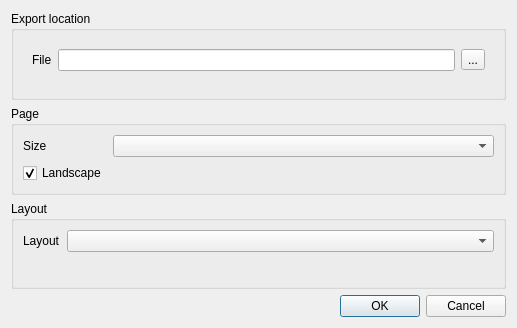
<?xml version="1.0" encoding="UTF-8"?>
<ui version="4.0">
 <class>PlotExportDialog</class>
 <widget class="QDialog" name="PlotExportDialog">
  <property name="geometry">
   <rect>
    <x>0</x>
    <y>0</y>
    <width>517</width>
    <height>328</height>
   </rect>
  </property>
  <property name="windowTitle">
   <string>Export plots to PDF</string>
  </property>
  <layout class="QGridLayout" name="gridLayout">
   <item row="5" column="0">
    <widget class="QDialogButtonBox" name="buttonBox">
     <property name="orientation">
      <enum>Qt::Horizontal</enum>
     </property>
     <property name="standardButtons">
      <set>QDialogButtonBox::Cancel|QDialogButtonBox::Ok</set>
     </property>
    </widget>
   </item>
   <item row="0" column="0">
    <widget class="QGroupBox" name="groupBox_2">
     <property name="title">
      <string>Export location</string>
     </property>
     <layout class="QFormLayout" name="formLayout_2">
      <item row="0" column="0" colspan="2">
       <widget class="QWidget" name="widget" native="true">
        <layout class="QGridLayout" name="gridLayout_2">
         <item row="0" column="0">
          <widget class="QLabel" name="label">
           <property name="text">
            <string>File</string>
           </property>
          </widget>
         </item>
         <item row="0" column="2">
          <widget class="QToolButton" name="browseButton">
           <property name="text">
            <string>...</string>
           </property>
          </widget>
         </item>
         <item row="0" column="1">
          <widget class="QLineEdit" name="filePath"/>
         </item>
        </layout>
       </widget>
      </item>
     </layout>
    </widget>
   </item>
   <item row="2" column="0">
    <widget class="QGroupBox" name="groupBox">
     <property name="title">
      <string>Page</string>
     </property>
     <layout class="QFormLayout" name="formLayout">
      <property name="fieldGrowthPolicy">
       <enum>QFormLayout::AllNonFixedFieldsGrow</enum>
      </property>
      <item row="0" column="0">
       <widget class="QLabel" name="label_2">
        <property name="text">
         <string>Size</string>
        </property>
       </widget>
      </item>
      <item row="1" column="0">
       <widget class="QCheckBox" name="landscape">
        <property name="text">
         <string>Landscape</string>
        </property>
        <property name="checked">
         <bool>true</bool>
        </property>
       </widget>
      </item>
      <item row="0" column="1">
       <widget class="QComboBox" name="pageSize"/>
      </item>
     </layout>
    </widget>
   </item>
   <item row="3" column="0">
    <widget class="QGroupBox" name="groupBox_3">
     <property name="title">
      <string>Layout</string>
     </property>
     <layout class="QFormLayout" name="formLayout_3">
      <item row="0" column="0">
       <widget class="QLabel" name="label_3">
        <property name="text">
         <string>Layout</string>
        </property>
       </widget>
      </item>
      <item row="0" column="1">
       <widget class="QComboBox" name="layout"/>
      </item>
     </layout>
    </widget>
   </item>
  </layout>
 </widget>
 <resources/>
 <connections>
  <connection>
   <sender>buttonBox</sender>
   <signal>accepted()</signal>
   <receiver>PlotExportDialog</receiver>
   <slot>accept()</slot>
   <hints>
    <hint type="sourcelabel">
     <x>248</x>
     <y>254</y>
    </hint>
    <hint type="destinationlabel">
     <x>157</x>
     <y>274</y>
    </hint>
   </hints>
  </connection>
  <connection>
   <sender>buttonBox</sender>
   <signal>rejected()</signal>
   <receiver>PlotExportDialog</receiver>
   <slot>reject()</slot>
   <hints>
    <hint type="sourcelabel">
     <x>316</x>
     <y>260</y>
    </hint>
    <hint type="destinationlabel">
     <x>286</x>
     <y>274</y>
    </hint>
   </hints>
  </connection>
 </connections>
</ui>
